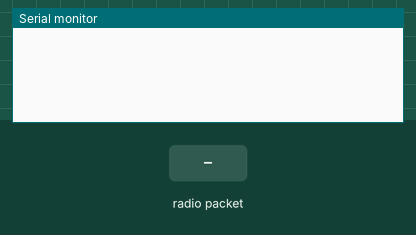
Recording of a sketch running on a simulated Arduino Uno, built with avr-gcc and run on an emulated ATmega328P. On the bench: the last lines printed to the serial monitor. The test bench sets the inputs (shaded band). No radio packets arrive unless stated.

Above: at 1.2 s.
1.3 s: radio packet "50" arrives
At 1.9 s:
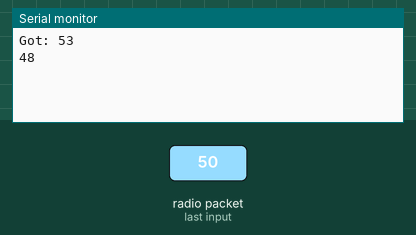
2.8 s: radio packet "90" arrives
At 4.2 s:
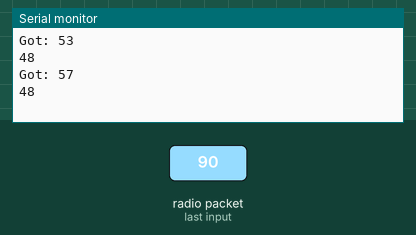

The sketch:

receiver.ino
```cpp
#include <VirtualWire.h>
int coffe = 9;
void setup()
{
    Serial.begin(9600);	// Debugging only


    // Initialise the IO and ISR
    vw_set_ptt_inverted(true); // Required for DR3100
    vw_setup(2000);	 // Bits per sec
    vw_set_rx_pin(2);
    vw_rx_start();       // Start the receiver PLL running

}

void loop()
{

    uint8_t buf[VW_MAX_MESSAGE_LEN];
    uint8_t buflen = VW_MAX_MESSAGE_LEN;

    if (vw_get_message(buf, &buflen)) // Non-blocking
    {
	int i;

        digitalWrite(13, true); // Flash a light to show received good message
	// Message with a good checksum received, dump it.
	Serial.print("Got: ");

	for (i = 0; i < buflen; i++)
	{
            if(buf[i]==50){
             digitalWrite(12,HIGH);
              }
              else{
              digitalWrite(12,LOW);
              }
	    Serial.println(buf[i]) -'0';
	}
        digitalWrite(13, false);
   }

}
```

Measured:
- after the input at 1.3 s, the serial monitor: prints a new line at once (image 1)
- after the input at 2.8 s, the serial monitor: prints a new line at once (image 2)
